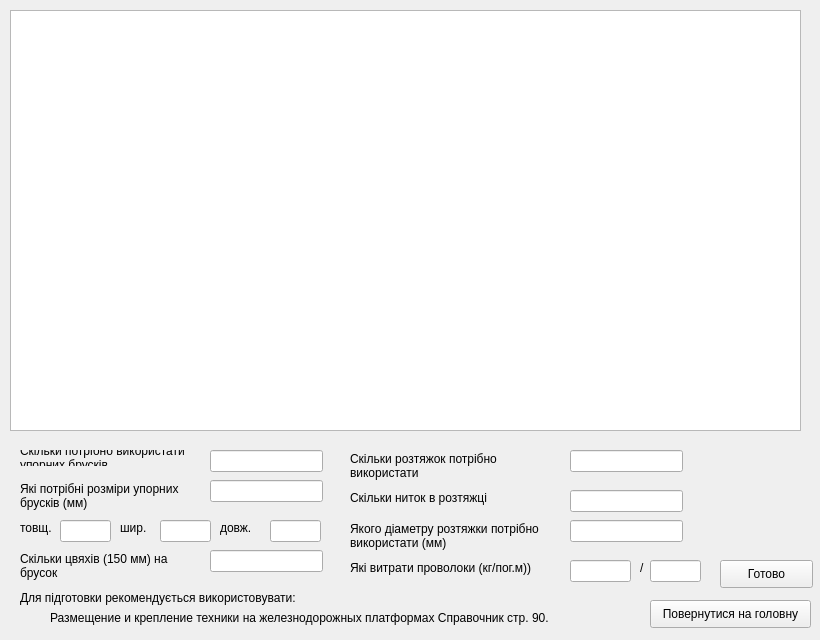
<?xml version="1.0" encoding="UTF-8"?>
<ui version="4.0">
 <class>KRAZ_pl_form</class>
 <widget class="QWidget" name="KRAZ_pl_form">
  <property name="geometry">
   <rect>
    <x>0</x>
    <y>0</y>
    <width>820</width>
    <height>640</height>
   </rect>
  </property>
  <property name="windowTitle">
   <string>Form</string>
  </property>
  <widget class="QGraphicsView" name="graphicsView">
   <property name="geometry">
    <rect>
     <x>10</x>
     <y>10</y>
     <width>791</width>
     <height>421</height>
    </rect>
   </property>
  </widget>
  <widget class="QLabel" name="label">
   <property name="geometry">
    <rect>
     <x>20</x>
     <y>450</y>
     <width>191</width>
     <height>16</height>
    </rect>
   </property>
   <property name="text">
    <string>Скільки потрібно використати
упорних брусків</string>
   </property>
  </widget>
  <widget class="QLabel" name="label_2">
   <property name="geometry">
    <rect>
     <x>20</x>
     <y>480</y>
     <width>171</width>
     <height>31</height>
    </rect>
   </property>
   <property name="text">
    <string>Які потрібні розміри упорних
брусків (мм)</string>
   </property>
  </widget>
  <widget class="QLabel" name="label_3">
   <property name="geometry">
    <rect>
     <x>20</x>
     <y>520</y>
     <width>41</width>
     <height>16</height>
    </rect>
   </property>
   <property name="text">
    <string>товщ.</string>
   </property>
  </widget>
  <widget class="QLabel" name="label_4">
   <property name="geometry">
    <rect>
     <x>120</x>
     <y>520</y>
     <width>31</width>
     <height>16</height>
    </rect>
   </property>
   <property name="text">
    <string>шир.</string>
   </property>
  </widget>
  <widget class="QLabel" name="label_5">
   <property name="geometry">
    <rect>
     <x>220</x>
     <y>520</y>
     <width>41</width>
     <height>16</height>
    </rect>
   </property>
   <property name="text">
    <string>довж.</string>
   </property>
  </widget>
  <widget class="QLabel" name="label_6">
   <property name="geometry">
    <rect>
     <x>20</x>
     <y>550</y>
     <width>171</width>
     <height>31</height>
    </rect>
   </property>
   <property name="text">
    <string>Скільки цвяхів (150 мм) на
брусок</string>
   </property>
  </widget>
  <widget class="QLabel" name="label_7">
   <property name="geometry">
    <rect>
     <x>20</x>
     <y>590</y>
     <width>311</width>
     <height>16</height>
    </rect>
   </property>
   <property name="text">
    <string>Для підготовки рекомендується використовувати:</string>
   </property>
  </widget>
  <widget class="QLabel" name="label_8">
   <property name="geometry">
    <rect>
     <x>50</x>
     <y>610</y>
     <width>551</width>
     <height>16</height>
    </rect>
   </property>
   <property name="text">
    <string>Размещение и крепление техники на железнодорожных платформах Справочник стр. 90.</string>
   </property>
  </widget>
  <widget class="QLabel" name="label_9">
   <property name="geometry">
    <rect>
     <x>350</x>
     <y>450</y>
     <width>171</width>
     <height>31</height>
    </rect>
   </property>
   <property name="text">
    <string>Скільки розтяжок потрібно
використати</string>
   </property>
  </widget>
  <widget class="QLabel" name="label_10">
   <property name="geometry">
    <rect>
     <x>350</x>
     <y>490</y>
     <width>161</width>
     <height>16</height>
    </rect>
   </property>
   <property name="text">
    <string>Скільки ниток в розтяжці</string>
   </property>
  </widget>
  <widget class="QLabel" name="label_11">
   <property name="geometry">
    <rect>
     <x>350</x>
     <y>520</y>
     <width>221</width>
     <height>31</height>
    </rect>
   </property>
   <property name="text">
    <string>Якого діаметру розтяжки потрібно
використати (мм)</string>
   </property>
  </widget>
  <widget class="QLabel" name="label_12">
   <property name="geometry">
    <rect>
     <x>350</x>
     <y>560</y>
     <width>221</width>
     <height>16</height>
    </rect>
   </property>
   <property name="text">
    <string>Які витрати проволоки (кг/пог.м))</string>
   </property>
  </widget>
  <widget class="QLabel" name="label_13">
   <property name="geometry">
    <rect>
     <x>640</x>
     <y>560</y>
     <width>16</width>
     <height>16</height>
    </rect>
   </property>
   <property name="text">
    <string>/</string>
   </property>
  </widget>
  <widget class="QLineEdit" name="lineEdit">
   <property name="geometry">
    <rect>
     <x>210</x>
     <y>450</y>
     <width>113</width>
     <height>22</height>
    </rect>
   </property>
  </widget>
  <widget class="QLineEdit" name="lineEdit_2">
   <property name="geometry">
    <rect>
     <x>210</x>
     <y>480</y>
     <width>113</width>
     <height>22</height>
    </rect>
   </property>
  </widget>
  <widget class="QLineEdit" name="lineEdit_3">
   <property name="geometry">
    <rect>
     <x>60</x>
     <y>520</y>
     <width>51</width>
     <height>22</height>
    </rect>
   </property>
  </widget>
  <widget class="QLineEdit" name="lineEdit_4">
   <property name="geometry">
    <rect>
     <x>160</x>
     <y>520</y>
     <width>51</width>
     <height>22</height>
    </rect>
   </property>
  </widget>
  <widget class="QLineEdit" name="lineEdit_5">
   <property name="geometry">
    <rect>
     <x>270</x>
     <y>520</y>
     <width>51</width>
     <height>22</height>
    </rect>
   </property>
  </widget>
  <widget class="QLineEdit" name="lineEdit_6">
   <property name="geometry">
    <rect>
     <x>210</x>
     <y>550</y>
     <width>113</width>
     <height>22</height>
    </rect>
   </property>
  </widget>
  <widget class="QLineEdit" name="lineEdit_7">
   <property name="geometry">
    <rect>
     <x>570</x>
     <y>450</y>
     <width>113</width>
     <height>22</height>
    </rect>
   </property>
  </widget>
  <widget class="QLineEdit" name="lineEdit_8">
   <property name="geometry">
    <rect>
     <x>570</x>
     <y>490</y>
     <width>113</width>
     <height>22</height>
    </rect>
   </property>
  </widget>
  <widget class="QLineEdit" name="lineEdit_9">
   <property name="geometry">
    <rect>
     <x>570</x>
     <y>520</y>
     <width>113</width>
     <height>22</height>
    </rect>
   </property>
  </widget>
  <widget class="QLineEdit" name="lineEdit_10">
   <property name="geometry">
    <rect>
     <x>570</x>
     <y>560</y>
     <width>61</width>
     <height>22</height>
    </rect>
   </property>
  </widget>
  <widget class="QLineEdit" name="lineEdit_11">
   <property name="geometry">
    <rect>
     <x>650</x>
     <y>560</y>
     <width>51</width>
     <height>22</height>
    </rect>
   </property>
  </widget>
  <widget class="QPushButton" name="pushButton">
   <property name="geometry">
    <rect>
     <x>720</x>
     <y>560</y>
     <width>93</width>
     <height>28</height>
    </rect>
   </property>
   <property name="text">
    <string>Готово</string>
   </property>
  </widget>
  <widget class="QPushButton" name="pushButton_2">
   <property name="geometry">
    <rect>
     <x>650</x>
     <y>600</y>
     <width>161</width>
     <height>28</height>
    </rect>
   </property>
   <property name="text">
    <string>Повернутися на головну</string>
   </property>
  </widget>
 </widget>
 <resources/>
 <connections/>
</ui>
